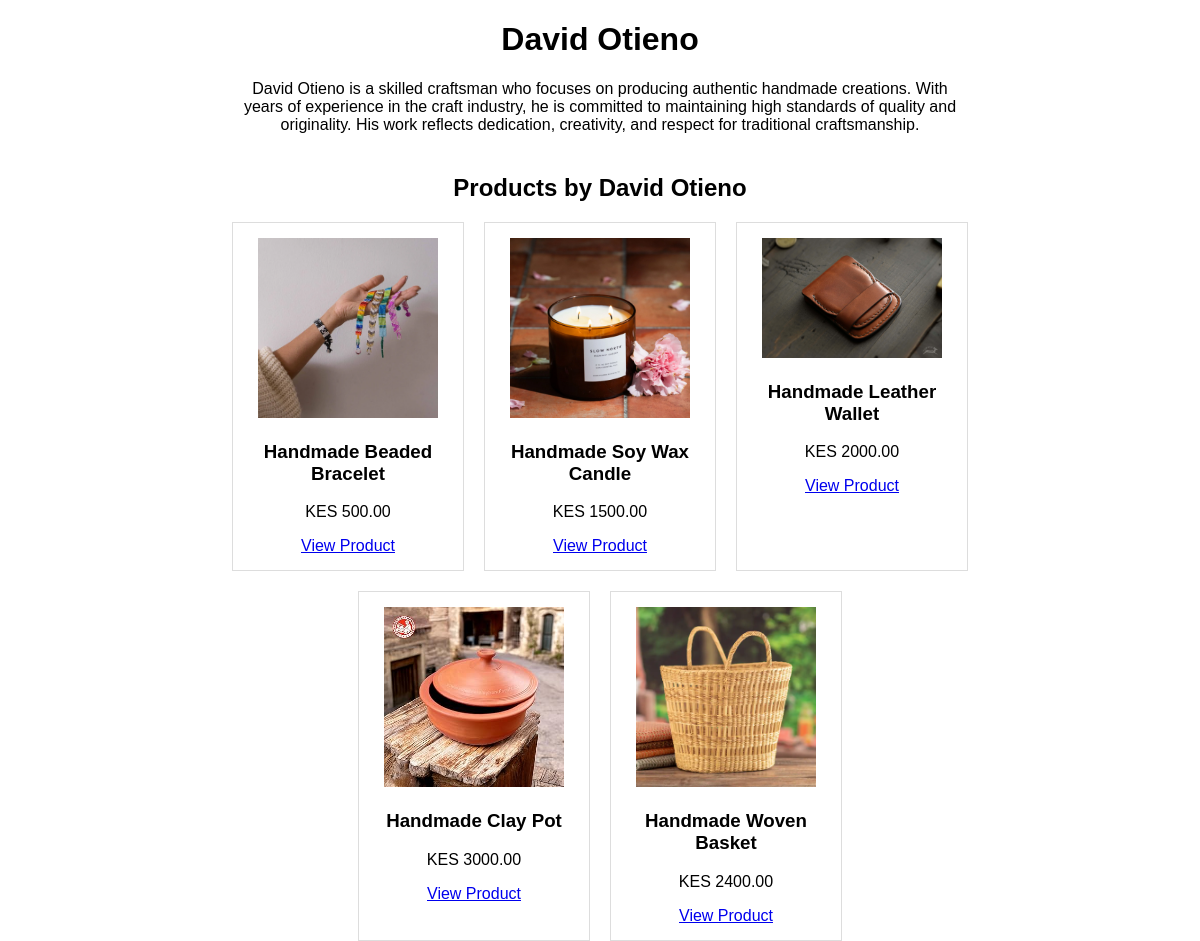
/accounts/artist/2/, run on the app's committed database.
### products/models.py (models this page shows, shortened)
class Artist(models.Model):
    name = models.CharField(max_length=100)
    bio = models.TextField(blank=True)

class Product(models.Model):
    name = models.CharField(max_length=200)
    description = models.TextField()
    price = models.DecimalField(max_digits=10, decimal_places=2)
    image = models.ImageField(upload_to='products/')
    artist = models.ForeignKey('Artist', on_delete=models.CASCADE, related_name='products')
    is_featured = models.BooleanField(default=False)

### products/views.py (the view)
# urls.py: path('artist/<int:artist_id>/', views.artist_profile, name='artist_profile')
def artist_profile(request, artist_id):
    artist = Artist.objects.get(id=artist_id)
    products = Product.objects.filter(artist=artist)
    return render(request, 'products/artist_profile.html', {
        'artist': artist,
        'products': products
    })

### products/context_processors.py (called while the page is built)
def cart_items_count(request):
    cart = request.session.get('cart', {})
    total_item = sum(cart.values())
    return {'cart_items_count': total_item}

### products/templates/products/artist_profile.html (shortened to what this page needs)
{% load static %}
<!DOCTYPE html>
<html>
<head>
    <link rel="stylesheet" href="{% static 'css/style.css' %}">
</head>
<body>
<h1 style="text-align:center;">{{ artist.name }}</h1>
<p style="text-align:center; width:60%; margin:auto;">
{{ artist.bio }}
</p>
<h2 style="text-align:center; margin-top:40px;">Products by {{ artist.name }}</h2>
<div style="width:80%; margin:auto; display:flex; flex-wrap:wrap; gap:20px; justify-content:center;">
{% for product in products %}
<div style="border:1px solid #ddd; padding:15px; width:200px; text-align:center;">
<img src="{{ product.image.url }}" width="180">
<h3>{{ product.name }}</h3>
<p>KES {{ product.price }}</p>
<a href="{% url 'product_detail' product.id %}">View Product</a>
</div>
{% endfor %}
</div>
</body>
</html>

### static/css/style.css (style rules this page uses)
body { font-family: Arial, sans-serif; margin: 0; padding: 0; }
h1, h2, h3 { text-align: center; }

### data on the page
Artist: name "David Otieno", bio "David Otieno is a skilled craftsman who focuses on producing authentic handmade creations. With years of experience in the craft industry, he is committed to maintaining high standards of quality and originality. His work reflects dedication, creativity, and respect for traditional craftsmanship."
Product: image (picture), name "Handmade Beaded Bracelet", price "500.00"
Product: image (picture), name "Handmade Soy Wax Candle", price "1500.00"
Product: image (picture), name "Handmade Leather Wallet", price "2000.00"
Product: image (picture), name "Handmade Clay Pot", price "3000.00"
Product: image (picture), name "Handmade Woven Basket", price "2400.00"
